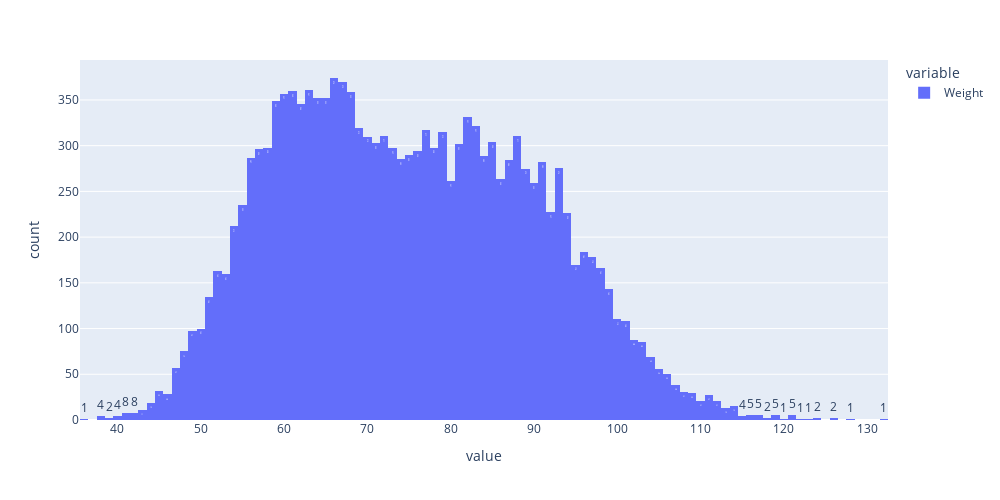

Notebook source saved alongside this figure:
### Code cell
px.histogram(df['Weight'], width=1000, height=500, text_auto=True)

### Figure 1 — Plotly figure (JSON) as saved in the notebook; plotly's stock layout.template omitted (floating-point values rounded to 4 significant figures; data arrays with more than 128 entries replaced by an {"elided": "..."} marker saying what was removed)
{"data": [{"alignmentgroup": "True", "bingroup": "x", "hovertemplate": "variable=Weight<br>value=%{x}<br>count=%{y}<extra></extra>", "legendgroup": "Weight", "marker": {"color": "#636efa", "pattern": {"shape": ""}}, "name": "Weight", "offsetgroup": "Weight", "orientation": "v", "showlegend": true, "texttemplate": "%{value}", "type": "histogram", "x": {"elided": "15000 int values"}, "xaxis": "x", "yaxis": "y"}], "layout": {"barmode": "relative", "height": 500, "legend": {"title": {"text": "variable"}, "tracegroupgap": 0}, "margin": {"t": 60}, "width": 1000, "xaxis": {"anchor": "y", "autorange": true, "domain": [0, 1], "range": [35.5, 132.5], "title": {"text": "value"}, "type": "linear"}, "yaxis": {"anchor": "x", "autorange": true, "domain": [0, 1], "range": [0, 393.7], "title": {"text": "count"}}}}
